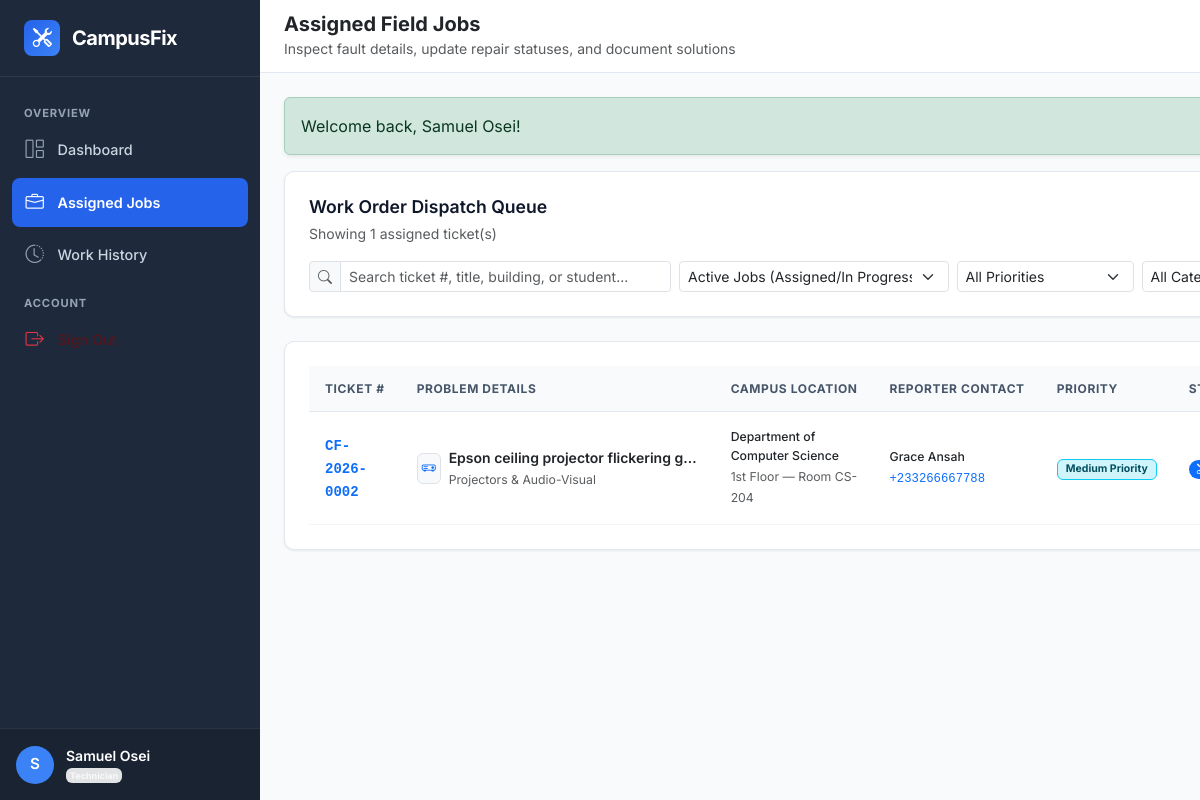
Page /technician/assigned-tickets.php (signed in) on the committed database.
### tables this page shows
CREATE TABLE `tickets` (
  `id` INT UNSIGNED NOT NULL AUTO_INCREMENT,
  `ticket_number` VARCHAR(30) NOT NULL COMMENT 'Human-readable unique ID, e.g., CF-2026-0001',
  `reporter_id` INT UNSIGNED NOT NULL,
  `category_id` INT UNSIGNED NOT NULL,
  `location_id` INT UNSIGNED NOT NULL,
  `location_details` VARCHAR(255) DEFAULT NULL COMMENT 'Extra specific notes e.g. Near 3rd window from left',
  `title` VARCHAR(200) NOT NULL,
  `description` TEXT NOT NULL,
  `severity` ENUM('low', 'medium', 'high', 'critical') NOT NULL DEFAULT 'medium',
  `priority` ENUM('low', 'medium', 'high', 'urgent') NOT NULL DEFAULT 'medium',
  `status` ENUM('pending', 'assigned', 'in_progress', 'resolved', 'closed', 'reopened', 'cancelled') NOT NULL DEFAULT 'pending',
  `assigned_to` INT UNSIGNED DEFAULT NULL COMMENT 'Technician currently assigned',
  `assigned_at` DATETIME DEFAULT NULL,
  `resolved_at` DATETIME DEFAULT NULL,
  `closed_at` DATETIME DEFAULT NULL,
  `resolution_notes` TEXT DEFAULT NULL COMMENT 'Summary of repair work done by technician',
  `satisfaction_rating` TINYINT UNSIGNED DEFAULT NULL COMMENT '1 to 5 star rating by student reporter upon resolution',
  `satisfaction_feedback` TEXT DEFAULT NULL,
  `billing_amount` DECIMAL(10,2) NOT NULL DEFAULT 0.00 COMMENT 'Repair/Material surcharge if billable',
  `billing_description` VARCHAR(255) DEFAULT NULL COMMENT 'Reason for surcharge (e.g. Replacement Lamp/Cable)',
  `payment_status` ENUM('not_required', 'pending', 'paid', 'waived') NOT NULL DEFAULT 'not_required',
  `created_at` DATETIME NOT NULL DEFAULT CURRENT_TIMESTAMP,
  `updated_at` DATETIME NOT NULL DEFAULT CURRENT_TIMESTAMP ON UPDATE CURRENT_TIMESTAMP,
  PRIMARY KEY (`id`),
  UNIQUE KEY `uk_tickets_ticket_number` (`ticket_number`),
  KEY `idx_tickets_reporter` (`reporter_id`),
  KEY `idx_tickets_assigned_to` (`assigned_to`),
  KEY `idx_tickets_category` (`category_id`),
  KEY `idx_tickets_location` (`location_id`),
  KEY `idx_tickets_status` (`status`),
  KEY `idx_tickets_payment_status` (`payment_status`),
  KEY `idx_tickets_severity` (`severity`),
  KEY `idx_tickets_priority` (`priority`),
  KEY `idx_tickets_created_at` (`created_at`),
  CONSTRAINT `fk_tickets_reporter` FOREIGN KEY (`reporter_id`) REFERENCES `users` (`id`) ON UPDATE CASCADE,
  CONSTRAINT `fk_tickets_assigned_to` FOREIGN KEY (`assigned_to`) REFERENCES `users` (`id`) ON DELETE SET NULL ON UPDATE CASCADE,
  CONSTRAINT `fk_tickets_category` FOREIGN KEY (`category_id`) REFERENCES `categories` (`id`) ON UPDATE CASCADE,
  CONSTRAINT `fk_tickets_location` FOREIGN KEY (`location_id`) REFERENCES `campus_locations` (`id`) ON UPDATE CASCADE
);

CREATE TABLE `categories` (
  `id` INT UNSIGNED NOT NULL AUTO_INCREMENT,
  `name` VARCHAR(100) NOT NULL,
  `slug` VARCHAR(100) NOT NULL,
  `description` TEXT DEFAULT NULL,
  `department_in_charge` VARCHAR(100) DEFAULT 'General Services',
  `icon` VARCHAR(50) DEFAULT 'bi-gear' COMMENT 'Bootstrap Icon class name',
  `color_code` VARCHAR(20) DEFAULT '#0d6efd' COMMENT 'Hex color code for UI badges',
  `is_active` TINYINT(1) NOT NULL DEFAULT 1,
  `created_at` DATETIME NOT NULL DEFAULT CURRENT_TIMESTAMP,
  PRIMARY KEY (`id`),
  UNIQUE KEY `uk_categories_name` (`name`),
  UNIQUE KEY `uk_categories_slug` (`slug`),
  KEY `idx_categories_is_active` (`is_active`)
);

CREATE TABLE `campus_locations` (
  `id` INT UNSIGNED NOT NULL AUTO_INCREMENT,
  `building_name` VARCHAR(100) NOT NULL,
  `building_code` VARCHAR(20) NOT NULL,
  `floor` VARCHAR(50) NOT NULL COMMENT 'Ground Floor, 1st Floor, 2nd Floor, etc.',
  `room_number` VARCHAR(50) DEFAULT NULL COMMENT 'Room CS-101, Reading Hall A, etc.',
  `area_description` VARCHAR(255) DEFAULT NULL,
  `is_active` TINYINT(1) NOT NULL DEFAULT 1,
  `created_at` DATETIME NOT NULL DEFAULT CURRENT_TIMESTAMP,
  PRIMARY KEY (`id`),
  KEY `idx_locations_building_code` (`building_code`),
  KEY `idx_locations_is_active` (`is_active`)
);

CREATE TABLE `users` (
  `id` INT UNSIGNED NOT NULL AUTO_INCREMENT,
  `user_code` VARCHAR(30) NOT NULL COMMENT 'Unique identifier (e.g., ADM-2026-001, TECH-2026-001, STU-2026-101)',
  `full_name` VARCHAR(100) NOT NULL,
  `email` VARCHAR(150) NOT NULL,
  `phone` VARCHAR(25) DEFAULT NULL,
  `password_hash` VARCHAR(255) NOT NULL,
  `role` ENUM('student', 'technician', 'admin') NOT NULL DEFAULT 'student',
  `department` VARCHAR(100) DEFAULT NULL COMMENT 'Academic department or technical unit',
  `status` ENUM('active', 'inactive', 'suspended') NOT NULL DEFAULT 'active',
  `avatar` VARCHAR(255) DEFAULT NULL COMMENT 'Path to profile image or avatar',
  `reset_token` VARCHAR(100) DEFAULT NULL,
  `reset_token_expires_at` DATETIME DEFAULT NULL,
  `created_at` DATETIME NOT NULL DEFAULT CURRENT_TIMESTAMP,
  `updated_at` DATETIME NOT NULL DEFAULT CURRENT_TIMESTAMP ON UPDATE CURRENT_TIMESTAMP,
  PRIMARY KEY (`id`),
  UNIQUE KEY `uk_users_user_code` (`user_code`),
  UNIQUE KEY `uk_users_email` (`email`),
  KEY `idx_users_role_status` (`role`, `status`)
);

### technician/assigned-tickets.php (the view, shortened to what this page needs)
<?php
require_once __DIR__ . '/../includes/functions.php';
$user = current_user();
$search = trim($_GET['search'] ?? '');
$statusFilter = strtolower(trim($_GET['status'] ?? 'active'));
$priorityFilter = strtolower(trim($_GET['priority'] ?? 'all'));
$tickets = [];
try {
    $pdo = get_db_connection();
    $sql = "
        SELECT t.*, c.name as category_name, c.icon as category_icon,
               l.building_name, l.floor, l.room_number,
               r.full_name as reporter_name, r.phone as reporter_phone, r.email as reporter_email
        FROM tickets t
        JOIN categories c ON t.category_id = c.id
        JOIN campus_locations l ON t.location_id = l.id
        JOIN users r ON t.reporter_id = r.id
        WHERE t.assigned_to = ?
    ";
    $params = [$user['id']];
    if ($statusFilter === 'active') {
        $sql .= " AND t.status IN ('assigned', 'in_progress', 'reopened')";
    } elseif ($statusFilter !== 'all' && !empty($statusFilter)) {
        $sql .= " AND t.status = ?";
        $params[] = $statusFilter;
    }
    $sql .= " ORDER BY
        CASE WHEN t.priority = 'urgent' THEN 1
             WHEN t.severity = 'critical' THEN 2
             WHEN t.status = 'reopened' THEN 3
             WHEN t.status = 'in_progress' THEN 4
             ELSE 5 END,
        t.created_at ASC";
    $stmt = $pdo->prepare($sql);
    $stmt->execute($params);
    $tickets = $stmt->fetchAll();
} catch (Exception $e) {
    flash_message('danger', 'Error querying assigned work orders: ' . $e->getMessage());
}
include_once INCLUDES_PATH . 'header.php';
include_once INCLUDES_PATH . 'sidebar.php';
?>
<div class="d-flex flex-column flex-1 w-100">
    <?php include_once INCLUDES_PATH . 'navbar.php'; ?>
    <div class="container-fluid px-0">
        <div class="cf-card mb-4">
            <div class="d-flex flex-wrap align-items-center justify-content-between gap-3 mb-3">
                <div>
                    <h5 class="cf-card-title mb-1">Work Order Dispatch Queue</h5>
                    <small class="text-muted">Showing <?= count($tickets) ?> assigned ticket(s)</small>
                </div>
            </div>
            <form method="GET" action="" class="row g-2 align-items-center">
                <div class="col-md-4">
                    <div class="input-group input-group-sm">
                        <span class="input-group-text bg-light text-muted"><i class="bi bi-search"></i></span>
                        <input type="text" class="form-control" name="search" value="<?= htmlspecialchars($search) ?>" placeholder="Search ticket #, title, building, or student...">
                    </div>
                </div>
                <div class="col-md-3">
                    <select class="form-select form-select-sm" name="status" onchange="this.form.submit()">
                        <option value="active" <?= ($statusFilter === 'active') ? 'selected' : '' ?>>Active Jobs (Assigned/In Progress)</option>
                    </select>
                </div>
                <div class="col-md-2">
                    <select class="form-select form-select-sm" name="priority" onchange="this.form.submit()">
                        <option value="all" <?= ($priorityFilter === 'all') ? 'selected' : '' ?>>All Priorities</option>
                    </select>
                </div>
                <div class="col-md-2">
                    <select class="form-select form-select-sm" name="category" onchange="this.form.submit()">
                        <option value="0">All Categories</option>
                    </select>
                </div>
            </form>
        </div>
        <div class="cf-card">
            <?php if (empty($tickets)): ?>
                <div class="empty-state">
                    <div class="empty-state-icon text-success"><i class="bi bi-check-circle"></i></div>
                    <h5 class="empty-state-title">No Assigned Tickets Found</h5>
                    <p class="empty-state-text">
                        There are currently no active work orders matching your filters. When new incidents are dispatched to you by administrators, they will appear here.
                    </p>
                </div>
            <?php else: ?>
                <div class="table-responsive">
                    <table class="cf-table">
                        <thead>
                            <tr>
                                <th>Ticket #</th>
                                <th>Problem Details</th>
                                <th>Campus Location</th>
                                <th>Reporter Contact</th>
                                <th>Priority</th>
                                <th>Status</th>
                            </tr>
                        </thead>
                        <tbody>
                            <?php foreach ($tickets as $t): ?>
                                <tr>
                                    <td>
                                        <a href="<?= BASE_URL ?>technician/ticket-details.php?id=<?= $t['id'] ?>" class="fw-bold font-monospace text-primary text-decoration-none">
                                            <?= htmlspecialchars($t['ticket_number']) ?>
                                        </a>
                                    </td>
                                    <td>
                                        <div class="d-flex align-items-center gap-2">
                                            <span class="p-1 rounded bg-light border text-primary">
                                                <i class="bi <?= htmlspecialchars($t['category_icon']) ?>"></i>
                                            </span>
                                            <div>
                                                <div class="fw-semibold text-dark text-truncate" style="max-width: 250px;">
                                                    <?= htmlspecialchars($t['title']) ?>
                                                </div>
                                                <small class="text-muted"><?= htmlspecialchars($t['category_name']) ?></small>
                                            </div>
                                        </div>
                                    </td>
                                    <td>
                                        <div class="small fw-medium text-dark"><?= htmlspecialchars($t['building_name']) ?></div>
                                        <small class="text-muted"><?= htmlspecialchars($t['floor']) ?> — <?= htmlspecialchars($t['room_number'] ?? 'N/A') ?></small>
                                    </td>
                                    <td>
                                        <div class="small fw-medium text-dark"><?= htmlspecialchars($t['reporter_name']) ?></div>
                                        <small class="text-primary font-monospace"><?= htmlspecialchars($t['reporter_phone'] ?? $t['reporter_email']) ?></small>
                                    </td>
                                    <td><?= render_priority_badge($t['priority']) ?></td>
                                    <td><?= render_status_badge($t['status']) ?></td>
                                </tr>
                            <?php endforeach; ?>
                        </tbody>
                    </table>
                </div>
            <?php endif; ?>
        </div>
    </div>
</div>
<?php include_once INCLUDES_PATH . 'footer.php'; ?>

### includes/functions.php (shortened to what this page needs)
<?php
function render_status_badge(string $status): string
{
    $statusMap = [
        'pending'     => ['class' => 'bg-warning text-dark', 'icon' => 'bi-clock-history', 'label' => 'Pending'],
        'assigned'    => ['class' => 'bg-info text-dark',    'icon' => 'bi-person-check',  'label' => 'Assigned'],
        'in_progress' => ['class' => 'bg-primary text-white', 'icon' => 'bi-tools',         'label' => 'In Progress'],
        'resolved'    => ['class' => 'bg-success text-white', 'icon' => 'bi-check2-circle', 'label' => 'Resolved'],
        'closed'      => ['class' => 'bg-secondary text-white', 'icon' => 'bi-lock',        'label' => 'Closed'],
        'reopened'    => ['class' => 'bg-danger text-white',  'icon' => 'bi-arrow-clockwise', 'label' => 'Reopened'],
        'cancelled'   => ['class' => 'bg-dark text-white',    'icon' => 'bi-x-circle',      'label' => 'Cancelled']
    ];
    $cfg = $statusMap[strtolower($status)] ?? ['class' => 'bg-secondary text-white', 'icon' => 'bi-question-circle', 'label' => ucfirst($status)];
    return sprintf(
        '<span class="badge %s px-2 py-1 rounded-pill fw-semibold d-inline-flex align-items-center gap-1"><i class="bi %s"></i> %s</span>',
        $cfg['class'],
        $cfg['icon'],
        htmlspecialchars($cfg['label'])
    );
}
function render_priority_badge(string $priority): string
{
    $map = [
        'low'    => ['class' => 'bg-light text-muted border', 'label' => 'Low Priority'],
        'medium' => ['class' => 'bg-info-subtle text-info-emphasis border border-info', 'label' => 'Medium Priority'],
        'high'   => ['class' => 'bg-warning-subtle text-warning-emphasis border border-warning', 'label' => 'High Priority'],
        'urgent' => ['class' => 'bg-danger text-white fw-bold', 'label' => 'URGENT SLA']
    ];
    $cfg = $map[strtolower($priority)] ?? ['class' => 'badge bg-secondary', 'label' => ucfirst($priority)];
    return sprintf('<span class="badge %s px-2 py-1 rounded-2">%s</span>', $cfg['class'], htmlspecialchars($cfg['label']));
}

### assets/css/style.css (style rules this page uses)
:root { --cf-primary-navy: #0f172a; --cf-sidebar-bg: #1e293b; --cf-sidebar-hover: #334155; --cf-accent-blue: #2563eb; --cf-accent-hover: #1d4ed8; --cf-canvas-bg: #f8fafc; --cf-card-bg: #ffffff; --cf-border-color: #e2e8f0; --cf-text-main: #1e293b; --cf-text-muted: #64748b; --cf-radius: 10px; --cf-shadow-sm: 0 1px 3px rgba(0, 0, 0, 0.05), 0 1px 2px rgba(0, 0, 0, 0.03); --cf-shadow-md: 0 4px 6px -1px rgba(0, 0, 0, 0.07), 0 2px 4px -1px rgba(0, 0, 0, 0.04); }
body { font-family: 'Inter', -apple-system, BlinkMacSystemFont, 'Segoe UI', Roboto, Helvetica, Arial, sans-serif; background-color: var(--cf-canvas-bg); color: var(--cf-text-main); min-height: 100vh; display: flex; flex-direction: column; }
.cf-card { background: var(--cf-card-bg); border: 1px solid var(--cf-border-color); border-radius: var(--cf-radius); box-shadow: var(--cf-shadow-sm); padding: 1.5rem; margin-bottom: 1.5rem; transition: transform 0.15s ease, box-shadow 0.15s ease; }
.cf-card-title { font-size: 1.1rem; font-weight: 600; color: var(--cf-primary-navy); margin: 0; }
.cf-table { width: 100%; margin-bottom: 0; border-collapse: separate; border-spacing: 0; }
.cf-table th { background-color: #f8fafc; color: #475569; font-size: 0.75rem; font-weight: 700; text-transform: uppercase; letter-spacing: 0.05em; padding: 0.85rem 1rem; border-bottom: 1px solid var(--cf-border-color); white-space: nowrap; }
.cf-table td { padding: 1rem; vertical-align: middle; border-bottom: 1px solid #f1f5f9; font-size: 0.875rem; }

### rows in the picture
tickets: ticket_number "CF-2026-0002", title "Epson ceiling projector flickering g…", category.name "Projectors & Audio-Visual", location.building_name "Department of Computer Science", location.floor "1st Floor", location.room_number "Room CS-204", reporter.full_name "Grace Ansah", reporter.phone "+233266667788", priority "Medium Priority"

### other values in the picture
substr($user['full_name'], 0, 1) "S"
$user['full_name'] "Samuel Osei"
$user['role'] "Technician"
$pageHeading "Assigned Field Jobs"
$pageSubtitle "Inspect fault details, update repair statuses, and document solutions"
$f['message'] "Welcome back, Samuel Osei!"
count($tickets) "1"
